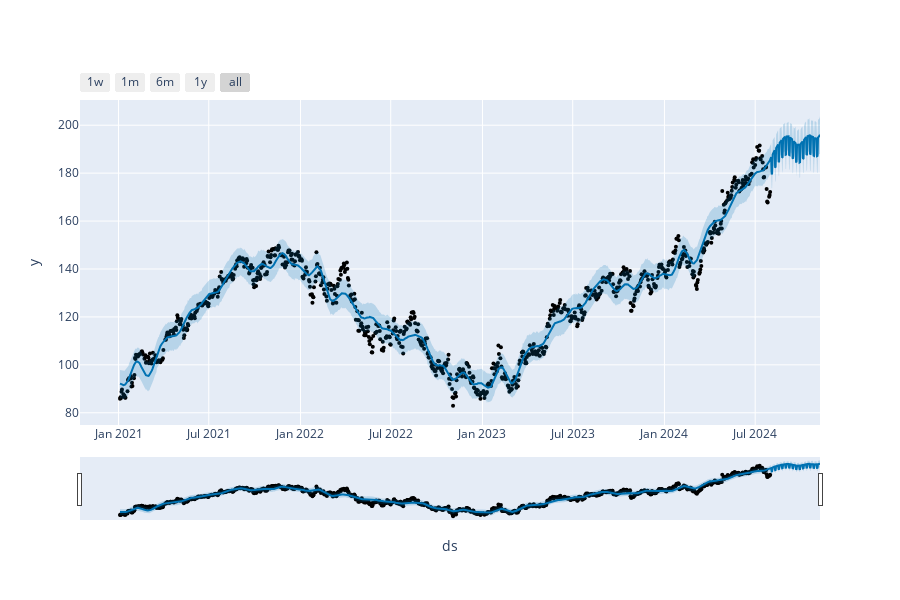

Notebook source saved alongside this figure:
### Code cell
plot_plotly(Pp_stock, future_y)

### Figure 1 — Plotly figure (JSON) as saved in the notebook; plotly's stock layout.template omitted (floating-point values rounded to 4 significant figures; data arrays with more than 128 entries replaced by an {"elided": "..."} marker saying what was removed)
{"data": [{"marker": {"color": "black", "size": 4}, "mode": "markers", "name": "Actual", "type": "scatter", "x": {"elided": "899 str values"}, "y": {"elided": "899 float values"}}, {"hoverinfo": "skip", "line": {"width": 0}, "mode": "lines", "type": "scatter", "x": {"elided": "999 str values"}, "y": {"elided": "999 float values"}}, {"fill": "tonexty", "fillcolor": "rgba(0, 114, 178, 0.2)", "line": {"color": "#0072B2", "width": 2}, "mode": "lines", "name": "Predicted", "type": "scatter", "x": {"elided": "999 str values"}, "y": {"elided": "999 float values"}}, {"fill": "tonexty", "fillcolor": "rgba(0, 114, 178, 0.2)", "hoverinfo": "skip", "line": {"width": 0}, "mode": "lines", "type": "scatter", "x": {"elided": "999 str values"}, "y": {"elided": "999 float values"}}], "layout": {"height": 600, "showlegend": false, "width": 900, "xaxis": {"rangeselector": {"buttons": [{"count": 7, "label": "1w", "step": "day", "stepmode": "backward"}, {"count": 1, "label": "1m", "step": "month", "stepmode": "backward"}, {"count": 6, "label": "6m", "step": "month", "stepmode": "backward"}, {"count": 1, "label": "1y", "step": "year", "stepmode": "backward"}, {"step": "all"}]}, "rangeslider": {"visible": true}, "title": {"text": "ds"}, "type": "date"}, "yaxis": {"title": {"text": "y"}}}}
